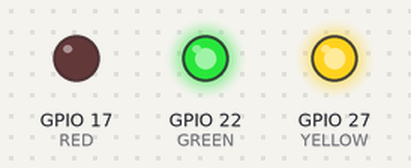
Recording of a program running on a simulated Raspberry Pi (BCM pin numbers). On the bench: output pins drawn as LEDs (lit = HIGH).

Above: at 0.5 s.
At 1.5 s:
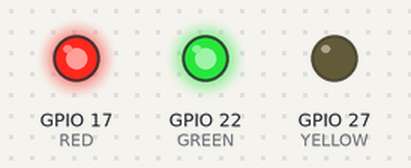
At 5.5 s:
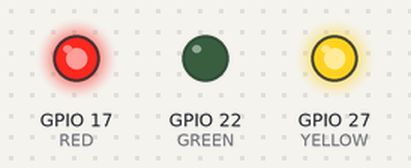
Timing chart, 0 to 6.9 s (numbered marks = the images above):
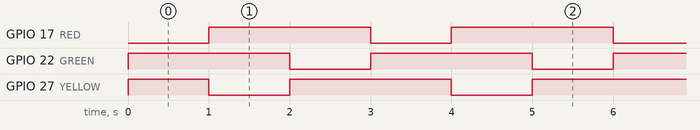

Measured:
- by itself, GPIO 17 (RED), GPIO 22 (GREEN): alternates HIGH for 2.0 s and LOW for 1.0 s
- by itself, GPIO 27 (YELLOW): repeats every 3.0 s: LOW 1.0 s, HIGH 2.0 s
- by itself, everything shown: repeats every 3.0 s, in 3 steps

The program:

rgb__test.py
```python
import RPi.GPIO as GPIO
import time

RED = 17
YELLOW = 27
GREEN = 22

GPIO.setmode(GPIO.BCM)
GPIO.setup(RED, GPIO.OUT)
GPIO.setup(YELLOW, GPIO.OUT)
GPIO.setup(GREEN, GPIO.OUT)

try:
    while True:
        GPIO.output(RED, GPIO.LOW)      # เปิดไฟแดง
        GPIO.output(YELLOW, GPIO.HIGH)
        GPIO.output(GREEN, GPIO.HIGH)
        time.sleep(1)

        GPIO.output(RED, GPIO.HIGH)
        GPIO.output(YELLOW, GPIO.LOW)   # เปิดไฟเหลือง
        GPIO.output(GREEN, GPIO.HIGH)
        time.sleep(1)

        GPIO.output(RED, GPIO.HIGH)
        GPIO.output(YELLOW, GPIO.HIGH)
        GPIO.output(GREEN, GPIO.LOW)    # เปิดไฟเขียว
        time.sleep(1)

except KeyboardInterrupt:
    GPIO.cleanup()
```
